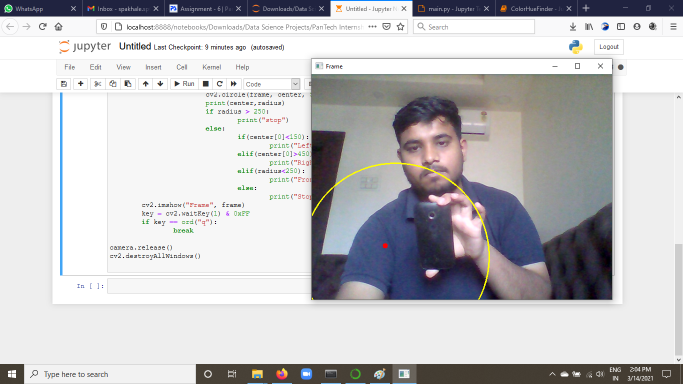
#> input picture OpenCV/5. ColorObjectDetection/Color Object assignment.png, 1366 x 768 px, given in place of the camera (shown at 1/2 size)
$ jupyter execute 'Color Object Detection.ipynb'
#> lines starting #> are read from the running program, lines starting #| are printed output that depends on the picture; after the words box and inside, x2 and y2 are one past the last pixel; in counts of white or black regions, pixels touching at a corner belong together; long printed decimals are rounded
[cell 1]
import imutils
import cv2

[cell 2]
redLower = (48, 29, 34)
redUpper = (153, 127, 211)

camera=cv2.VideoCapture(0)

while True:

        (grabbed, frame) = camera.read()
#> frame is the input picture: shape (768, 1366, 3); mean B, G, R 197.5, 195.1, 195.6

        frame = imutils.resize(frame, width=600)
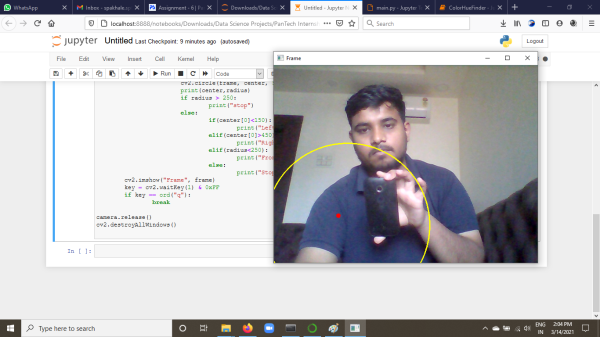
#> frame: shape (337, 600, 3); mean B, G, R 197.5, 195.1, 195.6
        blurred = cv2.GaussianBlur(frame, (11, 11), 0)
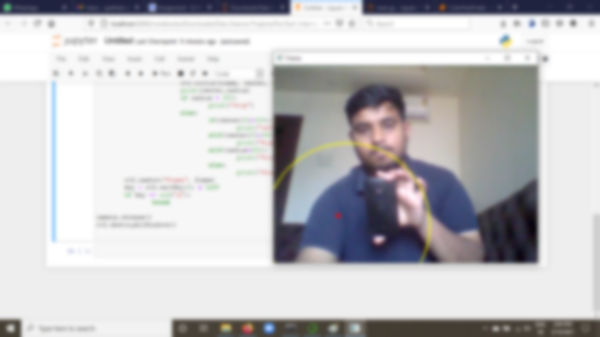
#> blurred: shape (337, 600, 3); mean B, G, R 197.4, 195.1, 195.6
        hsv = cv2.cvtColor(blurred, cv2.COLOR_BGR2HSV)
#> hsv: shape (337, 600, 3); mean H, S, V 38.5, 18.7, 200.6

        mask = cv2.inRange(hsv, redLower, redUpper)
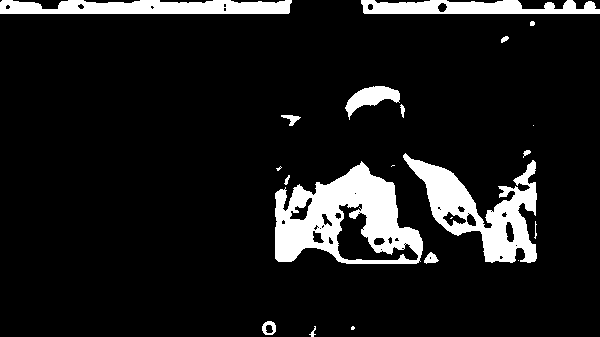
#> mask: shape (337, 600); 10.5% white; 21 white regions (6 under 20 px), largest, box (x1, y1, x2, y2) and area: (275, 161, 423, 264) 8046, (403, 153, 537, 263) 5732, (0, 0, 292, 14) 3456
        mask = cv2.erode(mask, None, iterations=2)
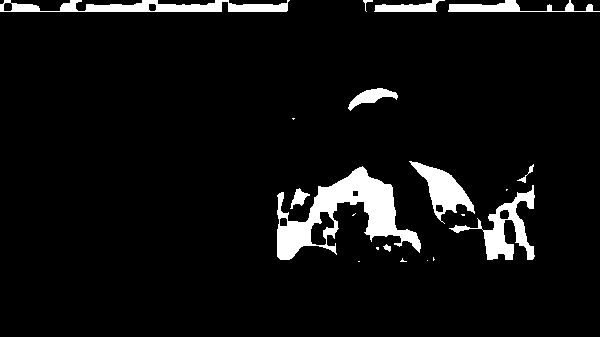
#> mask: shape (337, 600); 6.2% white; 20 white regions (9 under 20 px), largest, box (x1, y1, x2, y2) and area: (277, 166, 421, 260) 4944, (0, 0, 290, 12) 2083, (449, 185, 535, 260) 1856
        mask = cv2.dilate(mask, None, iterations=2)
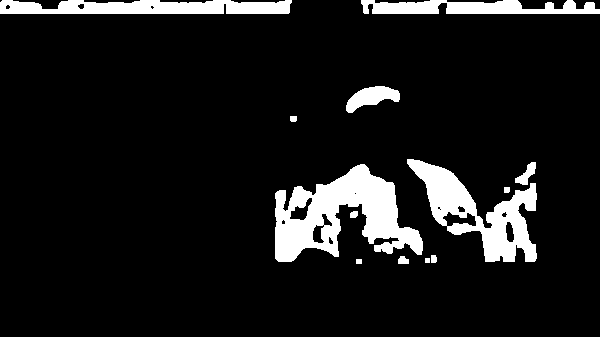
#> mask: shape (337, 600); 9.8% white; 13 white regions


        cnts = cv2.findContours(mask.copy(), cv2.RETR_EXTERNAL,
                cv2.CHAIN_APPROX_SIMPLE)[-2]
#> cnts = 13 contours, 1 with area under 20; largest, box (x1, y1, x2, y2) and area: (275, 164, 423, 262) 7478, (407, 159, 537, 262) 5383, (0, 0, 292, 14) 3166, (361, 0, 600, 14) 2200, (346, 86, 400, 113) 734
        center = None
        if len(cnts) > 0:
                c = max(cnts, key=cv2.contourArea)
#> c = contour of 267 points, box (x1, y1, x2, y2) (275, 164, 423, 262), area 7478
                ((x, y), radius) = cv2.minEnclosingCircle(c)
#> x = 347.2; y = 225.5; radius = 79.15
                M = cv2.moments(c)
#> M = moments, m00 7478.5, centre m10/m00, m01/m00 = (339.3, 215.4)
                center = (int(M["m10"] / M["m00"]), int(M["m01"] / M["m00"]))
#> center = (339, 215)
                if radius > 10:
                        cv2.circle(frame, (int(x), int(y)), int(radius),
                                (0, 255, 255), 2)
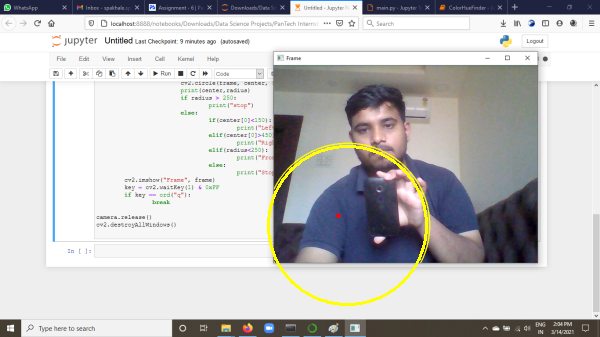
#> frame: shape (337, 600, 3); 0.72% of pixels changed, all inside (x1, y1, x2, y2) = (267, 145, 428, 306)
                        cv2.circle(frame, center, 5, (0, 0, 255), -1)
#> frame: shape (337, 600, 3); 0.04% of pixels changed, all inside (x1, y1, x2, y2) = (334, 210, 345, 221)
                        print(center,radius)
#| (339, 215) 79.145
                        if radius > 250:
                                print("stop")
                        else:
                                if(center[0]<150):
                                        print("Left")
                                elif(center[0]>450):
                                        print("Right")
                                elif(radius<250):
                                        print("Front")
                                else:
                                        print("Stop")
        cv2.imshow("Frame", frame)
        key = cv2.waitKey(1) & 0xFF
#> (key q is pressed here)
        if key == ord("q"):
                break

camera.release()
cv2.destroyAllWindows()
